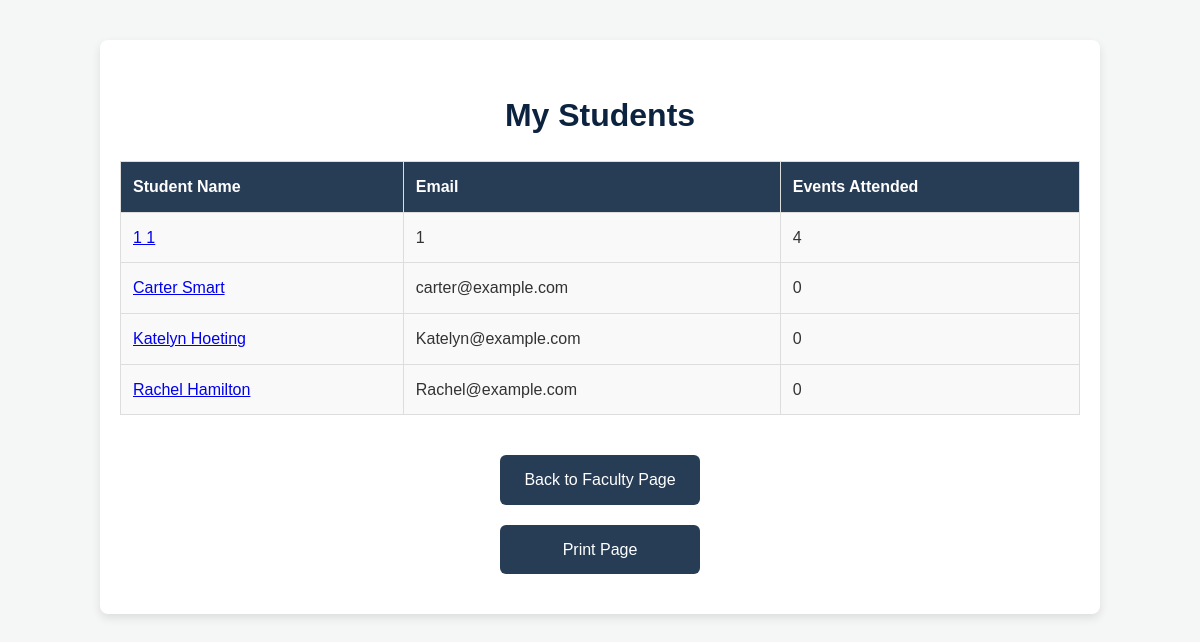
Page /my_students on the committed database.
### tables this page shows
CREATE TABLE users (
    id INTEGER PRIMARY KEY AUTOINCREMENT,
    firstName TEXT NOT NULL,
    lastName TEXT NOT NULL,
    password TEXT NOT NULL,
    email TEXT UNIQUE NOT NULL,
    role TEXT NOT NULL CHECK (role IN ('student', 'admin'))
);

### flask_intro.py (the view)
@app.route('/my_students')
def my_students():
    db = get_db()
    students = db.execute("""
        SELECT
            u.firstName || ' ' || u.lastName AS name,
            u.email,
            COUNT(a.event_id) AS events_attended
        FROM users u
        LEFT JOIN attendance a ON u.email = a.email
        WHERE u.role = 'student'
        GROUP BY u.email
        ORDER BY name ASC
    """).fetchall()
    return render_template('MyStudents.html', students=students)

### flask_intro.py (called while the page is built)
def get_db():
    if 'sqlite_db' not in g:
        g.sqlite_db = sqlite3.connect(
            DB_PATH,
            detect_types=sqlite3.PARSE_DECLTYPES
        )
        g.sqlite_db.row_factory = sqlite3.Row
    return g.sqlite_db

### templates/MyStudents.html (shortened to what this page needs)
<!DOCTYPE html>
<html lang="en">
<head>
</head>
<body>
<div class="container">
    <h1>My Students</h1>
    <div class="table-container">
        <table>
            <thead>
                <tr>
                    <th>Student Name</th>
                    <th>Email</th>
                    <th>Events Attended</th>
                </tr>
            </thead>
            <tbody>
                {% for student in students %}
                <tr>
                    <td><a href="{{ url_for('my_activities_for_faculty') }}">{{ student.name }}</a></td>
                    <td>{{ student.email }}</td>
                    <td>{{ student.events_attended }}</td>
                </tr>
                {% endfor %}
            </tbody>
        </table>
    </div>
    <a href="/faculty" class="button">Back to Faculty Page</a>
    <a href="javascript:void(0);" class="print-btn" onclick="window.print();">Print Page</a>
</div>
</body>
</html>

### templates/MyStudents.html (style rules this page uses)
* { box-sizing: border-box; margin: 0; padding: 0; font-family: 'PP Neue Montreal', sans-serif; }
body { background-color: #f4f7f6; color: #333; font-size: 16px; line-height: 1.6; }
h1 { text-align: center; color: #0c2340; font-size: 2rem; margin-top: 30px; }
.container { max-width: 1000px; margin: 40px auto; padding: 20px; background-color: white; border-radius: 8px; box-shadow: 0 4px 10px rgba(0, 0, 0, 0.1); }
.table-container { overflow-x: auto; }
table { width: 100%; border-collapse: collapse; margin: 20px 0; }
table, th, td { border: 1px solid #ddd; }
th, td { padding: 12px; text-align: left; }
th { background-color: #0c2340e2; color: white; font-weight: bold; }
td { background-color: #f9f9f9; }
.button, .print-btn { display: block; width: 200px; padding: 12px; text-align: center; border-radius: 6px; font-size: 1rem; margin: 20px auto; cursor: pointer; transition: background-color 0.3s ease; }
.button { background-color: #0c2340e2; color: white; text-decoration: none; }
.print-btn { background-color: #0c2340e2; color: white; text-decoration: none; }

### rows in the picture
users: name "Carter Smart", email "carter@example.com", events_attended "0"
users: name "Katelyn Hoeting", email "Katelyn@example.com", events_attended "0"
users: name "Rachel Hamilton", email "Rachel@example.com", events_attended "0"

### other values in the picture
{{ student.name }} "1 1"
{{ student.email }} "1"
{{ student.events_attended }} "4"
